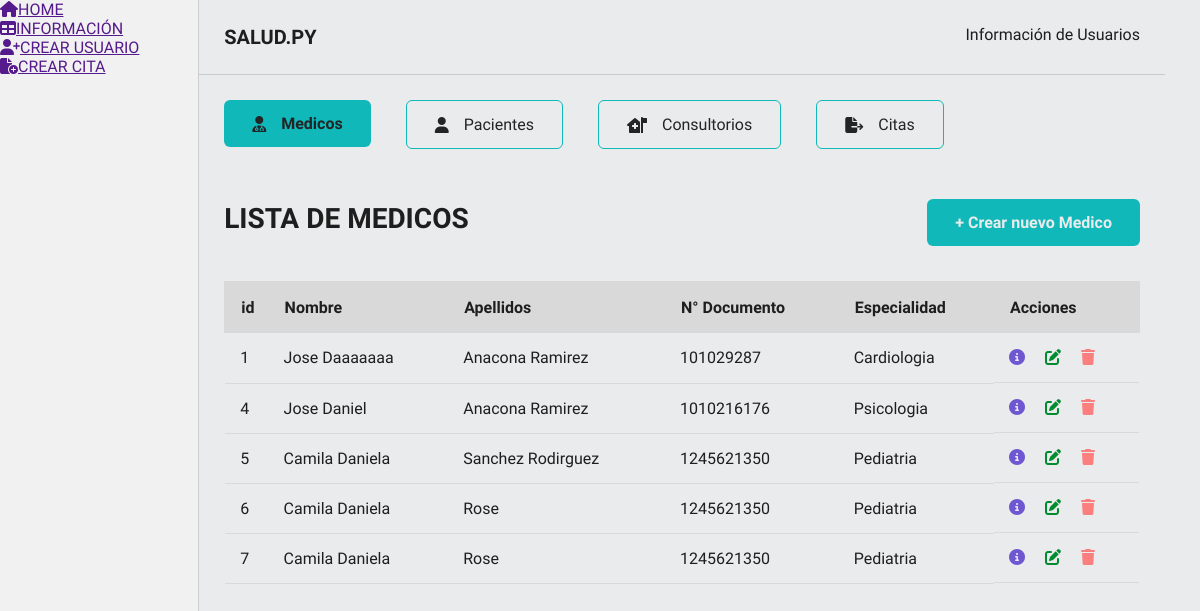
The page /medicos on the database as committed earlier.
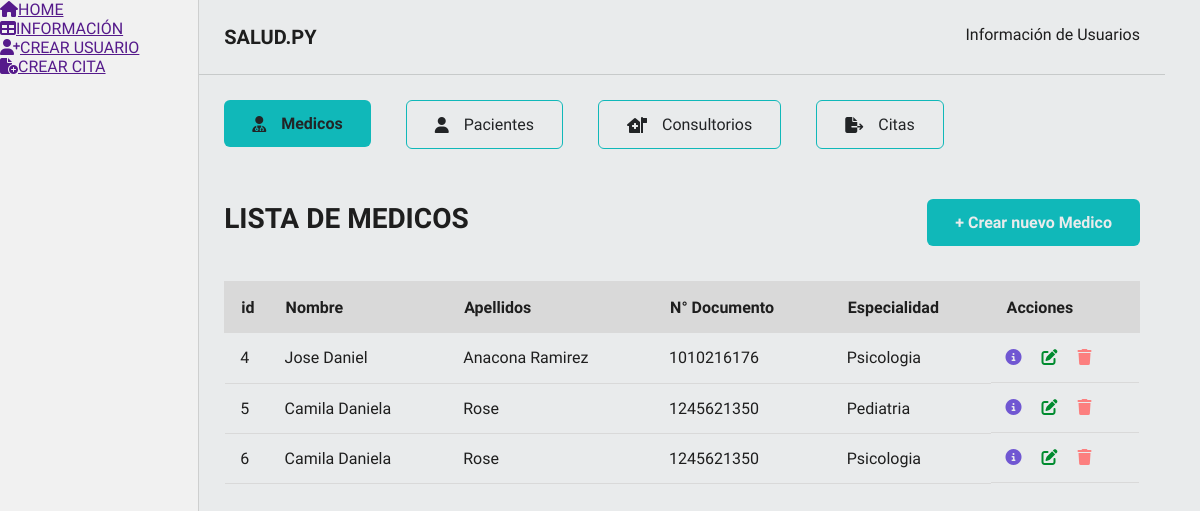
The same page on the database as committed later.
### app/models.py (models this page shows)
class Medico(db.Model):
    __tablename__='medicos'
    id = db.Column(db.Integer, primary_key = True )
    nombres = db.Column(db.String(120), nullable = True )
    apellidos = db.Column(db.String(120), nullable = True)
    tipo_identificacion = db.Column(db.String(4), nullable = True)
    numero_identificacion = db.Column(db.Integer)
    registro_medico = db.Column(db.Integer)
    especialidad = db.Column(db.String(50))
    citas = db.relationship("Cita" , backref = "medico" )

### app/routes.py (the view)
@app.route('/medicos')
def get_all_medicos():
    medicos = Medico.query.all()
    return render_template('medicos/medicos.html', medicos = medicos)

### app/templates/medicos/medicos.html (shortened to what this page needs)
<!DOCTYPE html>
<html lang="en">
  <head>
    <link rel="stylesheet" href="/app/styles/styles.css">
    <link rel="stylesheet" href="{{ url_for('static', filename='styles.css' )}}">
    <link rel="stylesheet" href="{{ url_for('static', filename = 'info/infoUser.css')}}">
  </head>
  <body>
    <section class="sectionHomeTable">
      <section class="navLeft">
        <div class="navMenuLeft">
          <ul>
            <li><a href=""><span><i class="fa-solid fa-house"></i></span>HOME</a></li>
            <li><a href=""><span><i class="fa-solid fa-table"></i></span>INFORMACIÓN</a></li>
            <li><a href=""><span><i class="fa-solid fa-user-plus"></i></span>CREAR USUARIO</a></li>
            <li><a href=""><span><i class="fa-solid fa-file-circle-plus"></i></span>CREAR CITA</a></li>
          </ul>
        </div>
      </section>
      <section class="contenidoRight">
        <nav>
          <div class="headerRight">
            <h3>SALUD.PY</h3>
            <p>Información de Usuarios</p>
          </div>
          <div class="navInfoRight">
            <ul>
              <li><a class="botonPrimary" href="http://127.0.0.1:5000/medicos"><i class="fa-solid fa-user-doctor"></i>Medicos</a> </li>
              <li><a class="botonLine" href="http://127.0.0.1:5000/pacientes"><i class="fa-solid fa-user"></i> Pacientes </a></li>
              <li><a class="botonLine" href="http://127.0.0.1:5000/consultorios"><i class="fa-solid fa-house-medical-flag"></i>Consultorios </a></li>
              <li><a class="botonLine" href="http://127.0.0.1:5000/citas"><i class="fa-solid fa-file-export"></i>Citas</a></li>
            </ul>
          </div>
        </nav>
        <section class="containerRight">
          <div class="navHeaderTable">
            <h3 class="titleTable">LISTA DE MEDICOS</h3>
            <a class="botonPrimary" href="http://127.0.0.1:5000/medicos/create">+ Crear nuevo Medico</a>
          </div>
          <article>
            <table class="table">
              <thead class="tableTitle">
                <tr>
                  <th>id</th>
                  <th>Nombre</th>
                  <th>Apellidos</th>
                  <th>N° Documento</th>
                  <th>Especialidad</th>
                  <th>Acciones</th>
                </tr>
              </thead>
              <tbody>
                {% for medico in medicos %}
                <tr>
                  <td>{{ medico.id }}</td>
                  <td>{{ medico.nombres }}</td>
                  <td>{{ medico.apellidos }}</td>
                  <td>{{ medico.numero_identificacion}}</td>
                  <td>{{ medico.especialidad }}</td>
                  <td class="accionIcon">
                    <a class="iconInfo" href="/medicos/{{ medico.id }}"><i class="fa-solid fa-circle-info"></i></a>
                    <a class="iconUpdate" href="/medicos/update/{{ medico.id}}"><i class="fa-solid fa-pen-to-square"></i></a>
                    <a class="iconDelete" href="/medicos/delete/{{ medico.id }}"><i class="fa-solid fa-trash"></i></a>
                  </td>
                </tr>
                {% endfor %}
              </tbody>
            </table>
          </article>
        </section>
      </section>
    </section>
  </body>
</html>

### app/static/styles.css (style rules this page uses)
:root { --font-family-style : "Sarabun", sans-serif; --color-primary: #E9EBEC; --color-secundary: #10B8B9; --color-font : #1E1E1E; }
* { margin: 0; padding: 0; box-sizing: border-box; }
body { background-color: var(--color-primary); font-family: var(--font-family-style); color: var(--color-font); }

### app/static/info/infoUser.css (style rules this page uses)
:root { --color-primary: #E9EBEC; --color-secundary: #10B8B9; --color-font : #1E1E1E; --color-font-text: #222426; --color-bg-secondary: #f1f1f1; --color-extra-bg: #D9D9D9; --color-delete: #FC7F7F; --color-upgrade:#008B2F; --color-details:#7057D2; --color-extra-rgba: rgba(34, 36, 38, 0.17); --linea-color: 1px solid var(--color-extra-rgba); --border-butom: 1px solid var(--color-secundary); }
.sectionHomeTable { display: flex; }
.navLeft { width: 20%; border-right: var(--linea-color); height: 100vh; background: var(--color-bg-secondary); }
.contenidoRight { width: 100%; padding-right: 35px; }
.headerRight { padding: 25px; display: flex; justify-content: space-between; border-bottom: var(--linea-color); }
.headerRight h3 { font-size: 1.25rem; font-weight: 600; }
.navInfoRight { padding: 25px; }
.navInfoRight ul { display: flex; list-style-type: none; gap: 35px; }
.botonPrimary { display: flex; gap: 15px; align-items: center; border-radius: 6px; padding: 14px 28px; background-color: var(--color-secundary); text-decoration: none; color: var(--color-primary); font-weight: 600; }
.botonLine { display: flex; gap: 15px; align-items: center; border-radius: 6px; padding: 14px 28px; border: 1px solid var(--color-secundary); }
.navInfoRight ul li a { text-decoration: none; color: var(--color-font-text); }
.containerRight { padding: 25px; }
.navHeaderTable { display: flex; justify-content: space-between; align-items: baseline; margin-bottom: 35px; }
.navHeaderTable h3 { font-size: 1.75rem; }
.table { width: 100%; border-collapse: collapse; }
.tableTitle { height: 50px; text-align: left; border-radius: 6px; align-items: baseline; }
.tableTitle tr { background-color: var(--color-extra-bg); border-color: none; margin-left: 15px; }
.tableTitle th { border: 2px solid var(--color-extra-bg); padding-left: 15px; }
.table td { height: 50px; border-bottom: 1px solid var(--color-extra-bg); padding-left: 15px; }
.accionIcon { display: flex; gap: 20px; align-items: center; }
.iconInfo { color: var(--color-details); }
.iconUpdate { color: var(--color-upgrade); }
.iconDelete { color: var(--color-delete); }

Rows that differ between the two databases and show on the page:
removed Medico: id "1", nombres "Jose Daaaaaaa", apellidos "Anacona Ramirez", numero_identificacion "101029287", especialidad "Cardiologia"
removed Medico: id "7", nombres "Camila Daniela", apellidos "Rose", numero_identificacion "1245621350", especialidad "Pediatria"
changed Medico "Pediatria": apellidos "Sanchez Rodirguez" → "Rose"
changed Medico id 6: especialidad "Pediatria" → "Psicologia"
